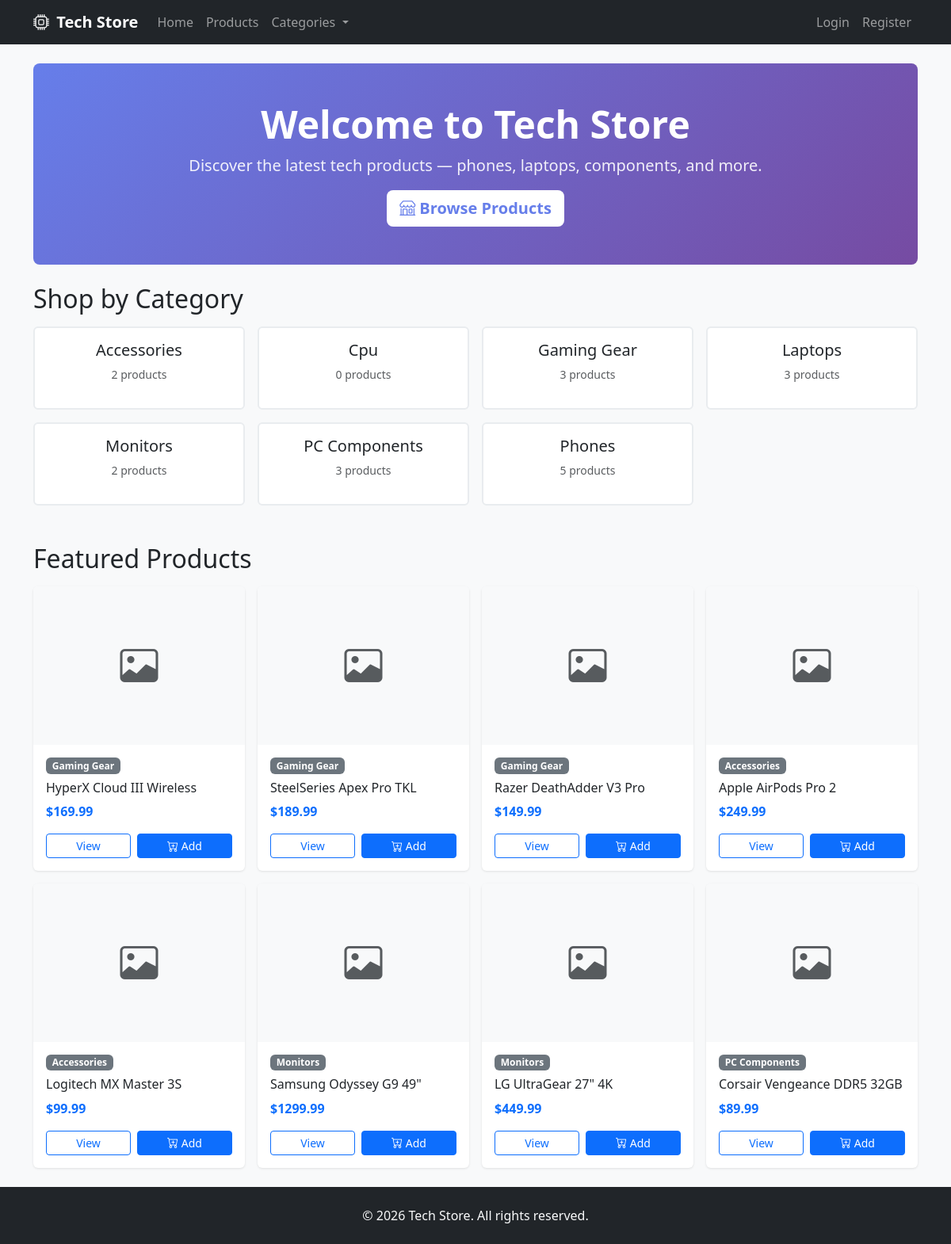
The page / on the database its author committed.
### store/models.py (models this page shows, shortened)
class Category(models.Model):
    name = models.CharField(max_length=100)
    slug = models.SlugField(unique=True)
    class Meta:
        verbose_name_plural = 'Categories'
        ordering = ['name']

class Product(models.Model):
    name = models.CharField(max_length=200)
    category = models.ForeignKey(Category, on_delete=models.CASCADE, related_name='products')
    description = models.TextField()
    price = models.DecimalField(max_digits=10, decimal_places=2)
    image = models.ImageField(upload_to='products/', blank=True, null=True)
    stock = models.PositiveIntegerField(default=0)
    is_available = models.BooleanField(default=True)
    created_at = models.DateTimeField(auto_now_add=True)
    class Meta:
        ordering = ['-created_at']

### store/views.py (the view)
# urls.py: path('', views.home, name='home'),
def home(request):
    categories = Category.objects.all()
    featured_products = Product.objects.filter(is_available=True)[:8]
    return render(request, 'store/home.html', {
        'categories': categories,
        'featured_products': featured_products,
    })

### store/context_processors.py (called while the page is built)
def cart_count(request):
    if request.user.is_authenticated:
        count = CartItem.objects.filter(user=request.user).count()
    else:
        count = 0
    return {'cart_count': count}

def categories_nav(request):
    return {'categories_nav': Category.objects.all()}

### templates/store/home.html (shortened to what this page needs)
{% extends 'base.html' %}
{% block content %}
<div class="p-5 mb-4 bg-light rounded-3 text-center hero-section">
    <h1 class="display-5 fw-bold">Welcome to Tech Store</h1>
    <p class="lead">Discover the latest tech products — phones, laptops, components, and more.</p>
    <a href="{% url 'product_list' %}" class="btn btn-primary btn-lg">
        <i class="bi bi-shop"></i> Browse Products
    </a>
</div>
{% if categories %}
<h2 class="mb-3">Shop by Category</h2>
<div class="row g-3 mb-5">
    {% for category in categories %}
    <div class="col-6 col-md-4 col-lg-3">
        <a href="{% url 'category_products' category.slug %}" class="text-decoration-none">
            <div class="card text-center category-card h-100">
                <div class="card-body">
                    <h5 class="card-title">{{ category.name }}</h5>
                    <p class="text-muted small">{{ category.products.count }} product{{ category.products.count|pluralize }}</p>
                </div>
            </div>
        </a>
    </div>
    {% endfor %}
</div>
{% endif %}
{% if featured_products %}
<h2 class="mb-3">Featured Products</h2>
<div class="row g-3">
    {% for product in featured_products %}
    <div class="col-6 col-md-4 col-lg-3">
        <div class="card product-card h-100">
            {% if product.image %}
            <img src="{{ product.image.url }}" class="card-img-top product-img" alt="{{ product.name }}">
            {% else %}
            <div class="card-img-top product-img-placeholder d-flex align-items-center justify-content-center bg-light">
                <i class="bi bi-image text-muted" style="font-size: 3rem;"></i>
            </div>
            {% endif %}
            <div class="card-body d-flex flex-column">
                <span class="badge bg-secondary mb-2 align-self-start">{{ product.category.name }}</span>
                <h6 class="card-title">{{ product.name }}</h6>
                <p class="text-primary fw-bold mt-auto">${{ product.price }}</p>
                <div class="d-flex gap-2">
                    <a href="{% url 'product_detail' product.pk %}"
                        class="btn btn-outline-primary btn-sm flex-fill">View</a>
                    <a href="{% url 'add_to_cart' product.pk %}" class="btn btn-primary btn-sm flex-fill">
                        <i class="bi bi-cart-plus"></i> Add
                    </a>
                </div>
            </div>
        </div>
    </div>
    {% endfor %}
</div>
{% endif %}
{% endblock %}

### templates/base.html (shortened to what this page needs)
{% load static %}
<!DOCTYPE html>
<html lang="en">
<head>
    <link href="https://cdn.jsdelivr.net/npm/bootstrap@5.3.2/dist/css/bootstrap.min.css" rel="stylesheet">
    <link href="https://cdn.jsdelivr.net/npm/bootstrap-icons@1.11.1/font/bootstrap-icons.css" rel="stylesheet">
    <link href="{% static 'css/style.css' %}" rel="stylesheet">
</head>
<body>
    <nav class="navbar navbar-expand-lg navbar-dark bg-dark sticky-top">
        <div class="container">
            <a class="navbar-brand fw-bold" href="{% url 'home' %}">
                <i class="bi bi-cpu"></i> Tech Store
            </a>
            <div class="collapse navbar-collapse" id="navbarNav">
                <ul class="navbar-nav me-auto">
                    <li class="nav-item">
                        <a class="nav-link" href="{% url 'home' %}">Home</a>
                    </li>
                    <li class="nav-item">
                        <a class="nav-link" href="{% url 'product_list' %}">Products</a>
                    </li>
                    {% if categories_nav %}
                    <li class="nav-item dropdown">
                        <a class="nav-link dropdown-toggle" href="#" role="button" data-bs-toggle="dropdown">
                            Categories
                        </a>
                    </li>
                    {% endif %}
                </ul>
                <ul class="navbar-nav">
                    {% if user.is_authenticated %}
                    <li class="nav-item">
                        <a class="nav-link" href="{% url 'cart' %}">
                            <i class="bi bi-cart3"></i> Cart
                            {% if cart_count > 0 %}
                            <span class="badge bg-danger">{{ cart_count }}</span>
                            {% endif %}
                        </a>
                    </li>
                    <li class="nav-item">
                        <a class="nav-link" href="{% url 'order_history' %}">Orders</a>
                    </li>
                    <li class="nav-item">
                        <span class="nav-link text-light">
                            <i class="bi bi-person-circle"></i> {{ user.username }}
                        </span>
                    </li>
                    <li class="nav-item">
                        <form method="post" action="{% url 'logout' %}" class="d-inline">
                            {% csrf_token %}
                            <button type="submit" class="nav-link btn btn-link" style="cursor: pointer;">Logout</button>
                        </form>
                    </li>
                    {% else %}
                    <li class="nav-item">
                        <a class="nav-link" href="{% url 'login' %}">Login</a>
                    </li>
                    <li class="nav-item">
                        <a class="nav-link" href="{% url 'register' %}">Register</a>
                    </li>
                    {% endif %}
                </ul>
            </div>
        </div>
    </nav>
    <main class="container my-4">
        {% block content %}{% endblock %}
    </main>
    <footer class="bg-dark text-light py-4 mt-auto">
        <div class="container text-center">
            <p class="mb-0">&copy; 2026 Tech Store. All rights reserved.</p>
        </div>
    </footer>
</body>
</html>

### static/css/style.css (style rules this page uses)
body { min-height: 100vh; display: flex; flex-direction: column; background-color: #f8f9fa; }
main { flex: 1; }
.product-card { transition: transform 0.2s ease, box-shadow 0.2s ease; border: none; box-shadow: 0 1px 3px rgba(0, 0, 0, 0.1); }
.product-img-placeholder { height: 200px; }
.category-card { transition: transform 0.2s ease, box-shadow 0.2s ease; border: 2px solid #e9ecef; }
.hero-section { background: linear-gradient(135deg, #667eea 0%, #764ba2 100%); color: white; }
.hero-section .lead { color: rgba(255, 255, 255, 0.9); }
.hero-section .btn-primary { background-color: white; color: #667eea; border: none; font-weight: 600; }
.navbar-brand i { margin-right: 4px; }
footer { margin-top: auto; }

### rows shown on the page
Category: name "Accessories", products.count "2"
Category: name "Cpu", products.count "0"
Category: name "Gaming Gear", products.count "3"
Category: name "Laptops", products.count "3"
Category: name "Monitors", products.count "2"
Category: name "PC Components", products.count "3"
Category: name "Phones", products.count "5"
Product: category.name "Gaming Gear", name "HyperX Cloud III Wireless", price "169.99"
Product: category.name "Gaming Gear", name "SteelSeries Apex Pro TKL", price "189.99"
Product: category.name "Gaming Gear", name "Razer DeathAdder V3 Pro", price "149.99"
Product: category.name "Accessories", name "Apple AirPods Pro 2", price "249.99"
Product: category.name "Accessories", name "Logitech MX Master 3S", price "99.99"
Product: category.name "Monitors", name "Samsung Odyssey G9 49\"", price "1299.99"
Product: category.name "Monitors", name "LG UltraGear 27\" 4K", price "449.99"
Product: category.name "PC Components", name "Corsair Vengeance DDR5 32GB", price "89.99"
